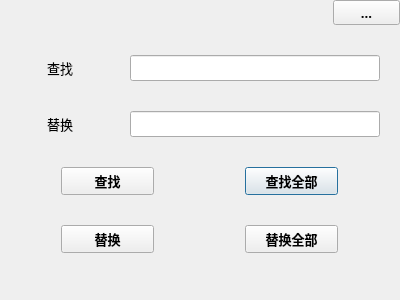
<?xml version="1.0" encoding="UTF-8"?>
<ui version="4.0">
 <class>FRWindow</class>
 <widget class="QDialog" name="FRWindow">
  <property name="geometry">
   <rect>
    <x>0</x>
    <y>0</y>
    <width>400</width>
    <height>300</height>
   </rect>
  </property>
  <property name="font">
   <font>
    <family>微软雅黑</family>
    <pointsize>10</pointsize>
    <weight>75</weight>
    <bold>true</bold>
   </font>
  </property>
  <property name="windowTitle">
   <string>查找/替换</string>
  </property>
  <layout class="QVBoxLayout" name="verticalLayout">
   <property name="spacing">
    <number>30</number>
   </property>
   <property name="leftMargin">
    <number>0</number>
   </property>
   <property name="topMargin">
    <number>0</number>
   </property>
   <property name="rightMargin">
    <number>0</number>
   </property>
   <property name="bottomMargin">
    <number>10</number>
   </property>
   <item>
    <widget class="QWidget" name="dialogTitleBar" native="true">
     <layout class="QHBoxLayout" name="horizontalLayout_3">
      <property name="spacing">
       <number>0</number>
      </property>
      <property name="leftMargin">
       <number>0</number>
      </property>
      <property name="topMargin">
       <number>0</number>
      </property>
      <property name="rightMargin">
       <number>0</number>
      </property>
      <property name="bottomMargin">
       <number>0</number>
      </property>
      <item>
       <spacer name="horizontalSpacer">
        <property name="orientation">
         <enum>Qt::Horizontal</enum>
        </property>
        <property name="sizeHint" stdset="0">
         <size>
          <width>40</width>
          <height>20</height>
         </size>
        </property>
       </spacer>
      </item>
      <item>
       <widget class="QToolButton" name="closeButton">
        <property name="minimumSize">
         <size>
          <width>67</width>
          <height>0</height>
         </size>
        </property>
        <property name="text">
         <string>...</string>
        </property>
        <property name="icon">
         <iconset resource="icons.qrc">
          <normaloff>:/icons/closeH.png</normaloff>:/icons/closeH.png</iconset>
        </property>
        <property name="iconSize">
         <size>
          <width>47</width>
          <height>20</height>
         </size>
        </property>
       </widget>
      </item>
     </layout>
    </widget>
   </item>
   <item>
    <layout class="QHBoxLayout" name="horizontalLayout">
     <property name="leftMargin">
      <number>20</number>
     </property>
     <property name="rightMargin">
      <number>20</number>
     </property>
     <item>
      <widget class="QLabel" name="findLabel">
       <property name="minimumSize">
        <size>
         <width>80</width>
         <height>0</height>
        </size>
       </property>
       <property name="font">
        <font>
         <family>微软雅黑</family>
         <pointsize>10</pointsize>
         <weight>50</weight>
         <bold>false</bold>
        </font>
       </property>
       <property name="text">
        <string>查找</string>
       </property>
       <property name="alignment">
        <set>Qt::AlignCenter</set>
       </property>
      </widget>
     </item>
     <item>
      <widget class="QLineEdit" name="findEdit">
       <property name="font">
        <font>
         <family>微软雅黑</family>
         <pointsize>10</pointsize>
         <weight>50</weight>
         <bold>false</bold>
        </font>
       </property>
      </widget>
     </item>
    </layout>
   </item>
   <item>
    <layout class="QHBoxLayout" name="horizontalLayout_2">
     <property name="leftMargin">
      <number>20</number>
     </property>
     <property name="rightMargin">
      <number>20</number>
     </property>
     <item>
      <widget class="QLabel" name="replaceLabel">
       <property name="minimumSize">
        <size>
         <width>80</width>
         <height>0</height>
        </size>
       </property>
       <property name="font">
        <font>
         <family>微软雅黑</family>
         <pointsize>10</pointsize>
         <weight>50</weight>
         <bold>false</bold>
        </font>
       </property>
       <property name="text">
        <string>替换</string>
       </property>
       <property name="alignment">
        <set>Qt::AlignCenter</set>
       </property>
      </widget>
     </item>
     <item>
      <widget class="QLineEdit" name="replaceEdit">
       <property name="font">
        <font>
         <family>微软雅黑</family>
         <pointsize>10</pointsize>
         <weight>50</weight>
         <bold>false</bold>
        </font>
       </property>
      </widget>
     </item>
    </layout>
   </item>
   <item>
    <layout class="QGridLayout" name="gridLayout">
     <item row="0" column="1">
      <widget class="QPushButton" name="findAllButton">
       <property name="sizePolicy">
        <sizepolicy hsizetype="Fixed" vsizetype="Fixed">
         <horstretch>0</horstretch>
         <verstretch>0</verstretch>
        </sizepolicy>
       </property>
       <property name="minimumSize">
        <size>
         <width>93</width>
         <height>0</height>
        </size>
       </property>
       <property name="maximumSize">
        <size>
         <width>16777215</width>
         <height>16777215</height>
        </size>
       </property>
       <property name="font">
        <font>
         <family>微软雅黑</family>
         <pointsize>10</pointsize>
         <weight>75</weight>
         <bold>true</bold>
        </font>
       </property>
       <property name="text">
        <string>查找全部</string>
       </property>
      </widget>
     </item>
     <item row="0" column="0">
      <widget class="QPushButton" name="findButton">
       <property name="sizePolicy">
        <sizepolicy hsizetype="Fixed" vsizetype="Fixed">
         <horstretch>0</horstretch>
         <verstretch>0</verstretch>
        </sizepolicy>
       </property>
       <property name="minimumSize">
        <size>
         <width>93</width>
         <height>0</height>
        </size>
       </property>
       <property name="maximumSize">
        <size>
         <width>16777215</width>
         <height>16777215</height>
        </size>
       </property>
       <property name="font">
        <font>
         <family>微软雅黑</family>
         <pointsize>10</pointsize>
         <weight>75</weight>
         <bold>true</bold>
        </font>
       </property>
       <property name="text">
        <string>查找</string>
       </property>
      </widget>
     </item>
     <item row="1" column="0">
      <widget class="QPushButton" name="replaceButton">
       <property name="sizePolicy">
        <sizepolicy hsizetype="Fixed" vsizetype="Fixed">
         <horstretch>0</horstretch>
         <verstretch>0</verstretch>
        </sizepolicy>
       </property>
       <property name="minimumSize">
        <size>
         <width>93</width>
         <height>0</height>
        </size>
       </property>
       <property name="maximumSize">
        <size>
         <width>16777215</width>
         <height>16777215</height>
        </size>
       </property>
       <property name="font">
        <font>
         <family>微软雅黑</family>
         <pointsize>10</pointsize>
         <weight>75</weight>
         <bold>true</bold>
        </font>
       </property>
       <property name="text">
        <string>替换</string>
       </property>
      </widget>
     </item>
     <item row="1" column="1">
      <widget class="QPushButton" name="replaceAllButton">
       <property name="sizePolicy">
        <sizepolicy hsizetype="Fixed" vsizetype="Fixed">
         <horstretch>0</horstretch>
         <verstretch>0</verstretch>
        </sizepolicy>
       </property>
       <property name="minimumSize">
        <size>
         <width>93</width>
         <height>0</height>
        </size>
       </property>
       <property name="maximumSize">
        <size>
         <width>16777215</width>
         <height>16777215</height>
        </size>
       </property>
       <property name="font">
        <font>
         <family>微软雅黑</family>
         <pointsize>10</pointsize>
         <weight>75</weight>
         <bold>true</bold>
        </font>
       </property>
       <property name="text">
        <string>替换全部</string>
       </property>
      </widget>
     </item>
    </layout>
   </item>
   <item>
    <spacer name="verticalSpacer">
     <property name="orientation">
      <enum>Qt::Vertical</enum>
     </property>
     <property name="sizeHint" stdset="0">
      <size>
       <width>20</width>
       <height>40</height>
      </size>
     </property>
    </spacer>
   </item>
  </layout>
 </widget>
 <resources>
  <include location="icons.qrc"/>
 </resources>
 <connections>
  <connection>
   <sender>closeButton</sender>
   <signal>clicked()</signal>
   <receiver>FRWindow</receiver>
   <slot>accept()</slot>
   <hints>
    <hint type="sourcelabel">
     <x>352</x>
     <y>14</y>
    </hint>
    <hint type="destinationlabel">
     <x>349</x>
     <y>284</y>
    </hint>
   </hints>
  </connection>
  <connection>
   <sender>findButton</sender>
   <signal>clicked()</signal>
   <receiver>FRWindow</receiver>
   <slot>findNext()</slot>
   <hints>
    <hint type="sourcelabel">
     <x>136</x>
     <y>199</y>
    </hint>
    <hint type="destinationlabel">
     <x>33</x>
     <y>183</y>
    </hint>
   </hints>
  </connection>
  <connection>
   <sender>findAllButton</sender>
   <signal>clicked()</signal>
   <receiver>FRWindow</receiver>
   <slot>findAll()</slot>
   <hints>
    <hint type="sourcelabel">
     <x>296</x>
     <y>188</y>
    </hint>
    <hint type="destinationlabel">
     <x>197</x>
     <y>166</y>
    </hint>
   </hints>
  </connection>
  <connection>
   <sender>replaceButton</sender>
   <signal>clicked()</signal>
   <receiver>FRWindow</receiver>
   <slot>replaceNext()</slot>
   <hints>
    <hint type="sourcelabel">
     <x>112</x>
     <y>235</y>
    </hint>
    <hint type="destinationlabel">
     <x>32</x>
     <y>244</y>
    </hint>
   </hints>
  </connection>
  <connection>
   <sender>replaceAllButton</sender>
   <signal>clicked()</signal>
   <receiver>FRWindow</receiver>
   <slot>replaceAll()</slot>
   <hints>
    <hint type="sourcelabel">
     <x>263</x>
     <y>232</y>
    </hint>
    <hint type="destinationlabel">
     <x>193</x>
     <y>256</y>
    </hint>
   </hints>
  </connection>
 </connections>
 <slots>
  <slot>findNext()</slot>
  <slot>findAll()</slot>
  <slot>replaceNext()</slot>
  <slot>replaceAll()</slot>
 </slots>
</ui>
